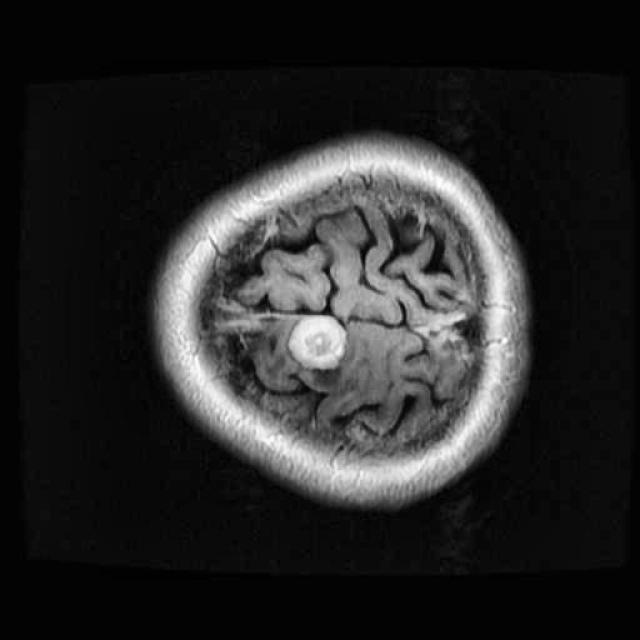
#> input picture Testing/142_jpg.rf.6e227599721aa3921ac5bc0f57153f6f.jpg, 640 x 640 px, found by its file name; its folder holds only this picture in this run
$ jupyter execute 'Gaussian Experiment.ipynb'
#> lines starting #> are read from the running program, lines starting #| are printed output that depends on the picture; after the words box and inside, x2 and y2 are one past the last pixel; in counts of white or black regions, pixels touching at a corner belong together
[cell 1]
import os
import cv2
import json
import time
import numpy as np
import matplotlib.pyplot as plt
from sklearn.mixture import GaussianMixture
from skimage.morphology import opening, disk
from sklearn.metrics import jaccard_score, precision_score, recall_score, confusion_matrix
from scipy.spatial.distance import directed_hausdorff
from skimage import measure
from collections import defaultdict

folder_path = r"C:/Users/naufa/OneDrive/Desktop/SEMESTER 4/PCD/PCD/Testing"
annotation_file = r"C:/Users/naufa/OneDrive/Desktop/SEMESTER 4/PCD/PCD/_annotations.coco.json"

with open(annotation_file) as f:
#> (reads _annotations.coco.json from the repository)
    coco = json.load(f)

file_to_id = {img["file_name"]: img["id"] for img in coco["images"]}
ann_by_image_id = defaultdict(list)
for ann in coco["annotations"]:
    ann_by_image_id[ann["image_id"]].append(ann)

image_files = [f for f in os.listdir(folder_path) if f.endswith(('.jpg', '.jpeg', '.png'))]
image_files = image_files[:5]

def preprocess_and_visualize(img, image_name):
    stages = {}

    def show(title, img_to_show):
        plt.figure(figsize=(5, 5))
        plt.imshow(img_to_show, cmap='gray')
        plt.title(f"{title}: {image_name}")
        plt.axis('off')
        plt.tight_layout()
        plt.show()

    _, thresh = cv2.threshold(img, 0, 255, cv2.THRESH_OTSU)
    stages['thresholding'] = thresh
    show('Thresholding', thresh)

    contours, _ = cv2.findContours(thresh, cv2.RETR_EXTERNAL, cv2.CHAIN_APPROX_SIMPLE)
    mask = np.zeros(img.shape, dtype=np.uint8)
    cv2.drawContours(mask, contours, -1, 255, -1)
    stages['head_contour_mask'] = mask
    show('Head Contour Mask', mask)

    head = cv2.bitwise_and(img, img, mask=mask)
    stages['head_masked'] = head
    show('Head Masked', head)

    subtracted = cv2.subtract(img, head)
    stages['subtracted'] = subtracted
    show('Subtracted Image', subtracted)

    opened = opening(subtracted, disk(3))
    opened = (opened * 255).astype(np.uint8)
    stages['morph_opening'] = opened
    show('Morphological Opening', opened)

    edges = cv2.Canny(opened, 50, 150)
    stages['edges'] = edges
    show('Canny Edges', edges)

    combined = cv2.addWeighted(opened, 0.7, edges, 0.3, 0)
    stages['combined'] = combined
    show('Combined Opened + Edges', combined)

    blurred = cv2.GaussianBlur(combined, (5, 5), sigmaX=1)
    stages['blurred'] = blurred
    show('Gaussian Blurred', blurred)

    result = cv2.subtract(head, blurred)
    stages['final_result'] = result
    show('Final Result', result)

    return result

def em_segment(preprocessed_img, k=4, max_area_ratio=0.02):
    img_flattened = preprocessed_img.flatten().reshape(-1, 1)
    gmm = GaussianMixture(n_components=k, covariance_type='full', random_state=42)
    gmm.fit(img_flattened)
    labels = gmm.predict(img_flattened)
    mask = labels.reshape(preprocessed_img.shape)

    means = gmm.means_.flatten()
    white_label = np.argmax(means)

    binary_mask = np.zeros_like(mask, dtype=np.uint8)
    binary_mask[mask == white_label] = 255

    labeled_mask = measure.label(binary_mask, connectivity=2)
    props = measure.regionprops(labeled_mask)

    image_area = preprocessed_img.shape[0] * preprocessed_img.shape[1]
    tumor_only_mask = np.zeros_like(binary_mask)
    for prop in props:
        if prop.area < image_area * max_area_ratio:
            tumor_only_mask[labeled_mask == prop.label] = 255

    return tumor_only_mask, props, image_area

def create_ground_truth_mask(image_id, shape):
    anns = ann_by_image_id[image_id]
    mask = np.zeros(shape, dtype=np.uint8)
    for ann in anns:
        if 'segmentation' in ann:
            for polygon in ann['segmentation']:
                pts = np.array(polygon).reshape((-1, 2)).astype(np.int32)
                cv2.fillPoly(mask, [pts], color=255)
    return mask

def calculate_ccr(gt_bin, pred_bin):
    tn, fp, fn, tp = confusion_matrix(gt_bin, pred_bin, labels=[0, 1]).ravel()
    return (tp + tn) / (tp + tn + fp + fn)

def evaluate_segmentation(gt_mask, pred_mask):
    gt_bin = gt_mask.flatten() > 0
    pred_bin = pred_mask.flatten() > 0

    iou = jaccard_score(gt_bin, pred_bin)
    precision = precision_score(gt_bin, pred_bin)
    recall = recall_score(gt_bin, pred_bin)
    intersection = np.logical_and(gt_bin, pred_bin).sum()
    dice = (2. * intersection) / (gt_bin.sum() + pred_bin.sum())
    gt_coords = np.argwhere(gt_mask > 0)
    pred_coords = np.argwhere(pred_mask > 0)
    hausdorff = directed_hausdorff(pred_coords, gt_coords)[0]
    ccr = calculate_ccr(gt_bin, pred_bin)

    return iou, precision, recall, dice, hausdorff, ccr

results = []
runtimes = []

for image_file in image_files:
    print(f"\n======= Proses Gambar: {image_file} =======")
    image_path = os.path.join(folder_path, image_file)
    gray = cv2.imread(image_path, cv2.IMREAD_GRAYSCALE)
#> gray is the input picture: shape (640, 640); min 0, max 255, mean 39.1

    if gray is None:
        print(f"❌ Gagal membaca gambar {image_file}")
        continue

    image_id = file_to_id[image_file]
    gt_mask = create_ground_truth_mask(image_id, gray.shape)

    preprocessed = preprocess_and_visualize(gray, image_file)
#> in preprocess_and_visualize, `_, thresh = cv2.threshold(img, 0, 255, cv2.THRESH_OTSU)`:
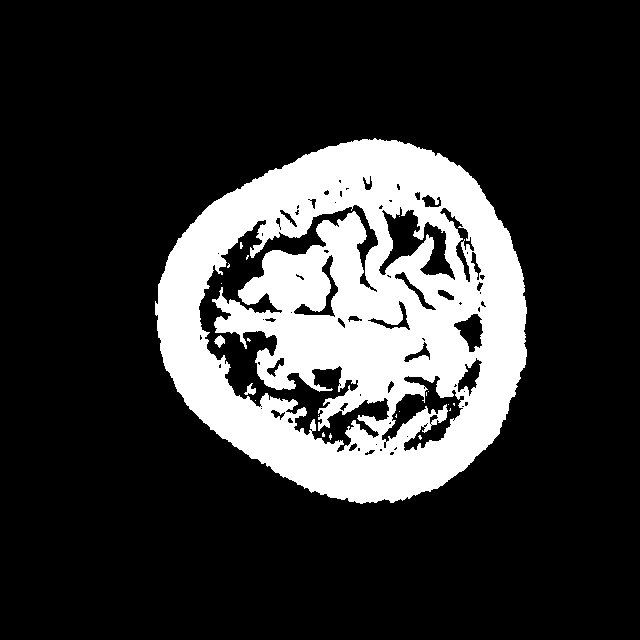
#> thresh: shape (640, 640); 20.4% white; 21 white regions (18 under 20 px)
#> in preprocess_and_visualize, `contours, _ = cv2.findContours(thresh, cv2.RETR_EXTERNAL, cv2.CHAIN_AP..`: contours = 1 contour; box (x1, y1, x2, y2) and area: (155, 138, 527, 504) 102843
#> in preprocess_and_visualize, `cv2.drawContours(mask, contours, -1, 255, -1)`: mask: shape (640, 640); 25.2% white; 1 white region, box (x1, y1, x2, y2) and area: (155, 138, 527, 504) 103399
#> in preprocess_and_visualize, `head = cv2.bitwise_and(img, img, mask=mask)`:
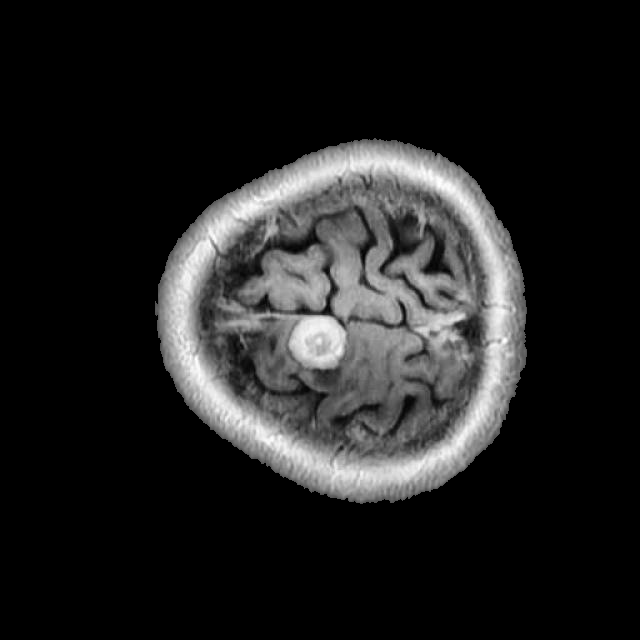
#> head: shape (640, 640); min 0, max 255, mean 32.6
#> in preprocess_and_visualize, `subtracted = cv2.subtract(img, head)`:
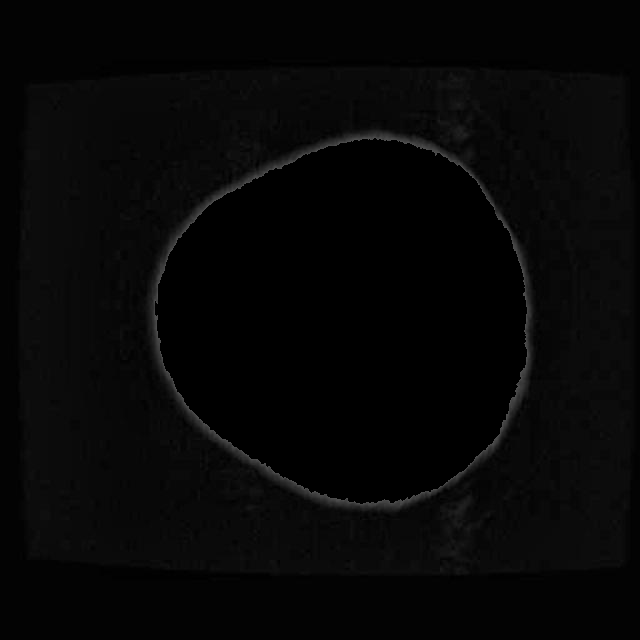
#> subtracted: shape (640, 640); min 0, max 79, mean 6.5
#> in preprocess_and_visualize, `opened = (opened * 255).astype(np.uint8)`:
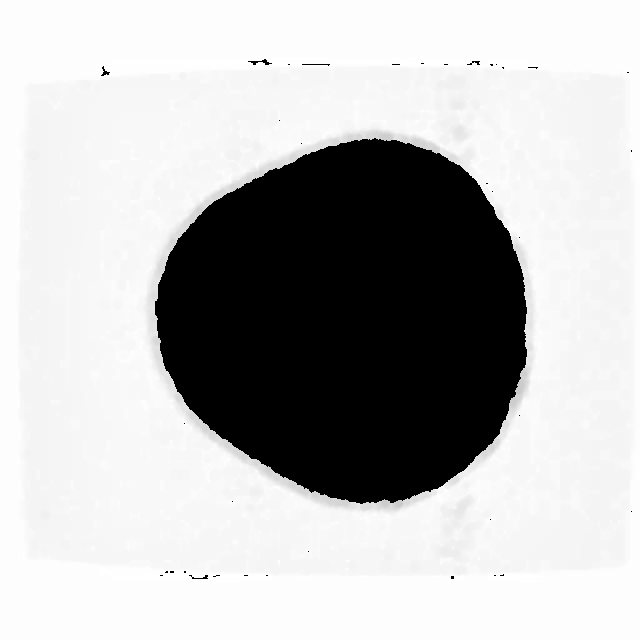
#> opened: shape (640, 640); min 0, max 255, mean 185.3
#> in preprocess_and_visualize, `edges = cv2.Canny(opened, 50, 150)`:
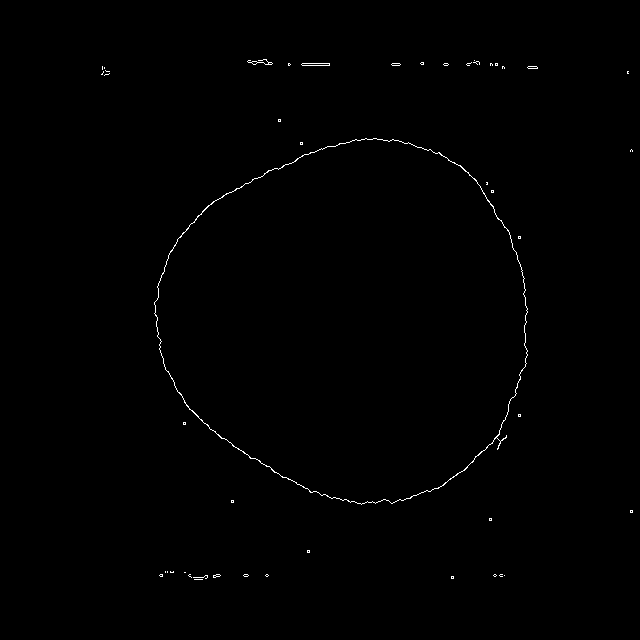
#> edges: shape (640, 640); 0.4% white in thin lines or dots, all inside (x1, y1, x2, y2) = (101, 59, 633, 580)
#> in preprocess_and_visualize, `combined = cv2.addWeighted(opened, 0.7, edges, 0.3, 0)`:
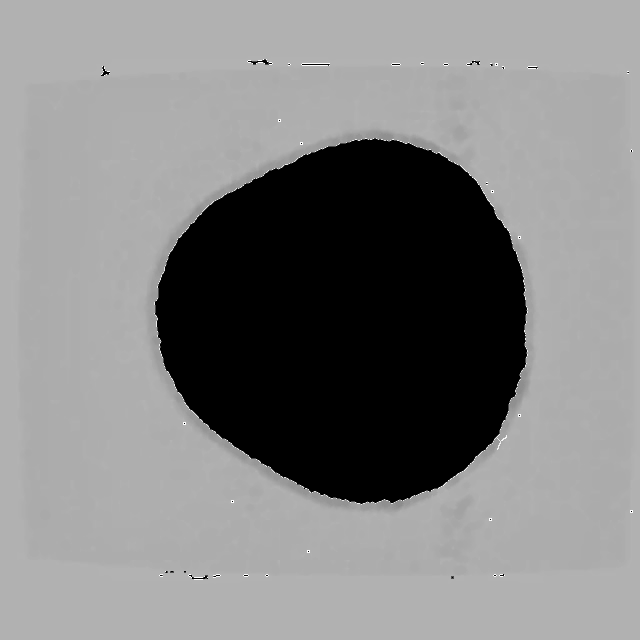
#> combined: shape (640, 640); min 0, max 255, mean 130.1

    start = time.time()
    tumor_mask, props, image_area = em_segment(preprocessed)
#> in em_segment, `mask = labels.reshape(preprocessed_img.shape)`:
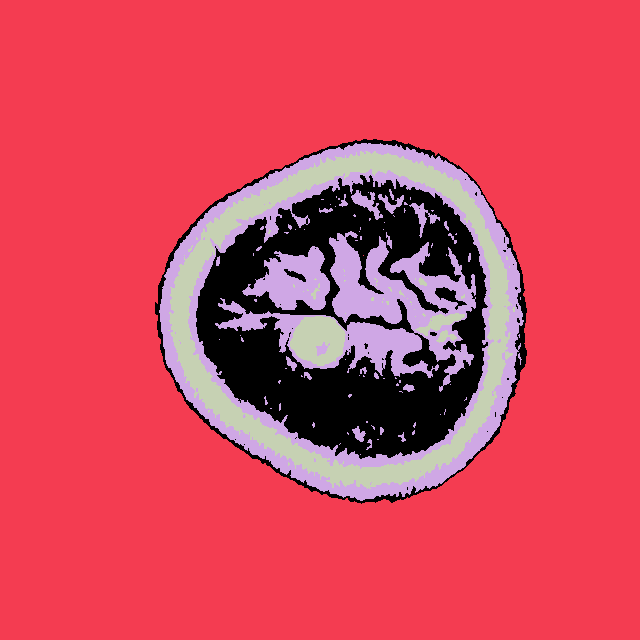
#> mask: shape (640, 640) int64; 4 distinct labels, from 0 to 3; one colour per label, 0 black
#> after the loop in em_segment, `for prop in props:`:
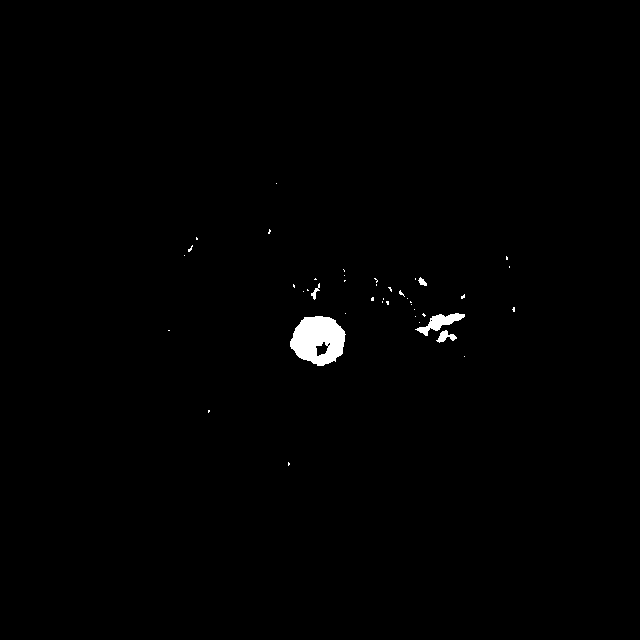
#> tumor_only_mask: shape (640, 640); 0.69% white; 42 white regions (37 under 20 px)
#> props = 43 regions; largest, box (x1, y1, x2, y2) and area: (169, 151, 513, 489) 17968, (290, 316, 346, 366) 1982, (415, 313, 465, 336) 434, (436, 330, 457, 343) 128, (311, 283, 320, 300) 53; image_area = 409600
    duration = time.time() - start
    runtimes.append(duration)

    # Tampilkan hasil
    plt.figure(figsize=(12, 4))
    plt.subplot(1, 3, 1)
    plt.imshow(gt_mask, cmap='gray')
    plt.title("Ground Truth")
    plt.axis('off')

    plt.subplot(1, 3, 2)
    plt.imshow(tumor_mask, cmap='gray')
    plt.title("Predicted Mask")
    plt.axis('off')

    plt.subplot(1, 3, 3)
    diff = cv2.absdiff(gt_mask, tumor_mask)
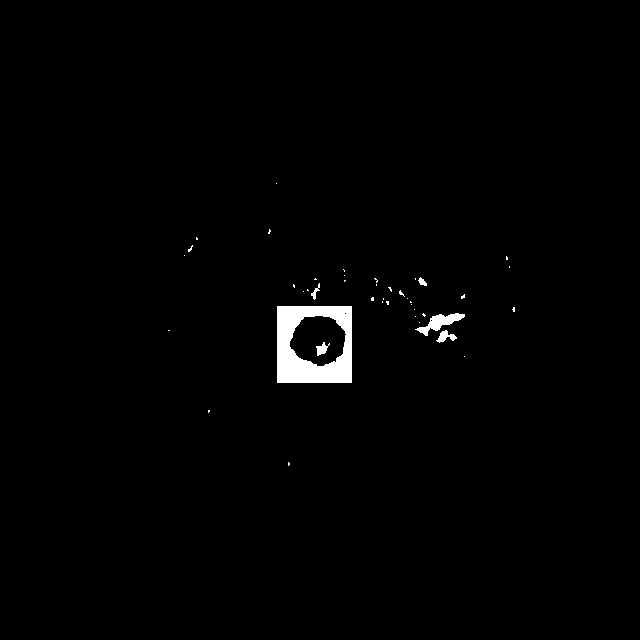
#> diff: shape (640, 640); 1.1% white; 42 white regions (36 under 20 px), largest, box (x1, y1, x2, y2) and area: (277, 306, 352, 383) 3691, (415, 313, 465, 336) 434, (436, 330, 457, 343) 128, (316, 342, 330, 356) 101, (311, 283, 320, 300) 53, (418, 277, 427, 286) 45
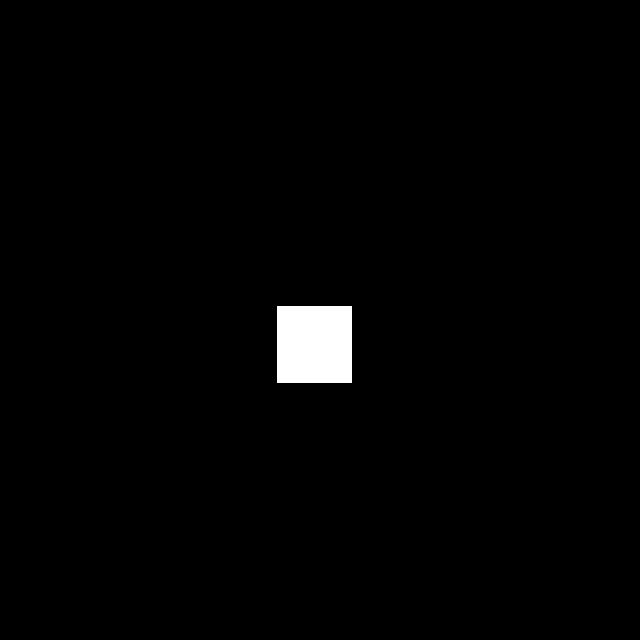
#> gt_mask: shape (640, 640); 1.4% white; 1 white region, box (x1, y1, x2, y2) and area: (277, 306, 352, 383) 5775
    plt.imshow(diff, cmap='hot')
    plt.title("Difference")
    plt.axis('off')
    plt.tight_layout()
    plt.suptitle(f"Segmentation Result: {image_file}", fontsize=14)
    plt.show()

    iou, precision, recall, dice, hausdorff, ccr = evaluate_segmentation(gt_mask, tumor_mask)
#> in evaluate_segmentation, `iou = jaccard_score(gt_bin, pred_bin)`: iou = 0.3
#> in evaluate_segmentation, `precision = precision_score(gt_bin, pred_bin)`: precision = 0.703
#> in evaluate_segmentation, `recall = recall_score(gt_bin, pred_bin)`: recall = 0.343
#> in evaluate_segmentation, `intersection = np.logical_and(gt_bin, pred_bin).sum()`: intersection = 1983
#> in evaluate_segmentation, `dice = (2. * intersection) / (gt_bin.sum() + pred_bin.sum())`: dice = 0.461
#> in evaluate_segmentation, `gt_coords = np.argwhere(gt_mask > 0)`: gt_coords = 5775 pairs, first value 306 to 382, second value 277 to 351
#> in evaluate_segmentation, `pred_coords = np.argwhere(pred_mask > 0)`: pred_coords = 2821 pairs, first value 183 to 465, second value 168 to 514
#> in evaluate_segmentation, `hausdorff = directed_hausdorff(pred_coords, gt_coords)[0]`: hausdorff = 163.5
#> in calculate_ccr, `tn, fp, fn, tp = confusion_matrix(gt_bin, pred_bin, labels=[0, 1]).rav..`: tn = 402987; fp = 838; fn = 3792; tp = 1983
#> in evaluate_segmentation, `ccr = calculate_ccr(gt_bin, pred_bin)`: ccr = 0.989
#> iou = 0.3; precision = 0.703; recall = 0.343; dice = 0.461; hausdorff = 163.5; ccr = 0.989
    results.append((image_file, iou, precision, recall, dice, hausdorff, ccr))
    print(f"IoU: {iou:.4f}, Precision: {precision:.4f}, Recall: {recall:.4f}, Dice: {dice:.4f}")
#| IoU: 0.2999, Precision: 0.7029, Recall: 0.3434, Dice: 0.4614
    print(f"Hausdorff Distance: {hausdorff:.2f}, CCR: {ccr:.4f}, Runtime: {duration:.2f}s")
#| Hausdorff Distance: 163.51, CCR: 0.9887, Runtime: 1.28s

ious, precisions, recalls, dices, hausdorffs, ccrs = zip(*[r[1:] for r in results])
#> ious = (0.3,); precisions = (0.703,); recalls = (0.343,); dices = (0.461,); hausdorffs = (163.5,); ccrs = (0.989,)
print("\n=== Ringkasan Evaluasi Segmentasi ===")
print(f"Rata-rata IoU         : {np.mean(ious):.4f}")
#| Rata-rata IoU         : 0.2999
print(f"Rata-rata Precision   : {np.mean(precisions):.4f}")
#| Rata-rata Precision   : 0.7029
print(f"Rata-rata Recall      : {np.mean(recalls):.4f}")
#| Rata-rata Recall      : 0.3434
print(f"Rata-rata Dice        : {np.mean(dices):.4f}")
#| Rata-rata Dice        : 0.4614
print(f"Rata-rata Hausdorff   : {np.mean(hausdorffs):.4f}")
#| Rata-rata Hausdorff   : 163.5145
print(f"Rata-rata CCR         : {np.mean(ccrs):.4f}")
#| Rata-rata CCR         : 0.9887
print(f"Rata-rata Runtime     : {np.mean(runtimes):.4f} detik")
